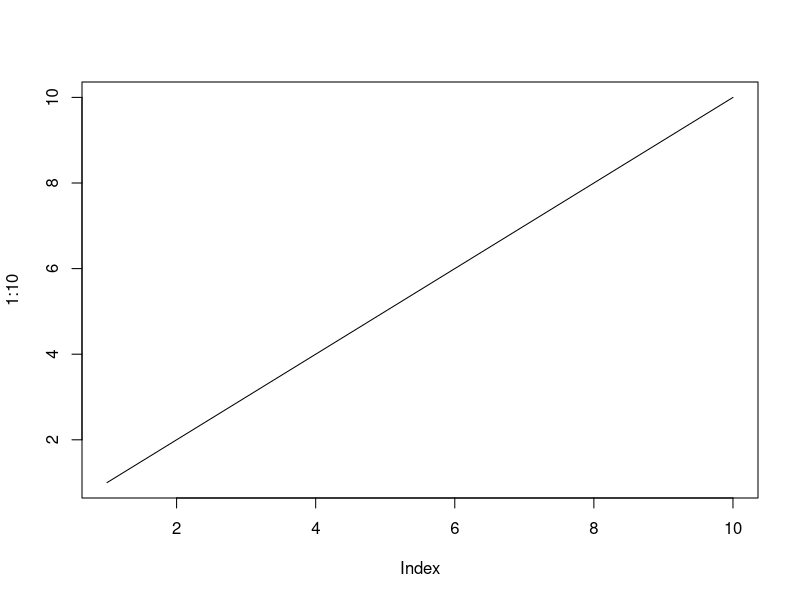
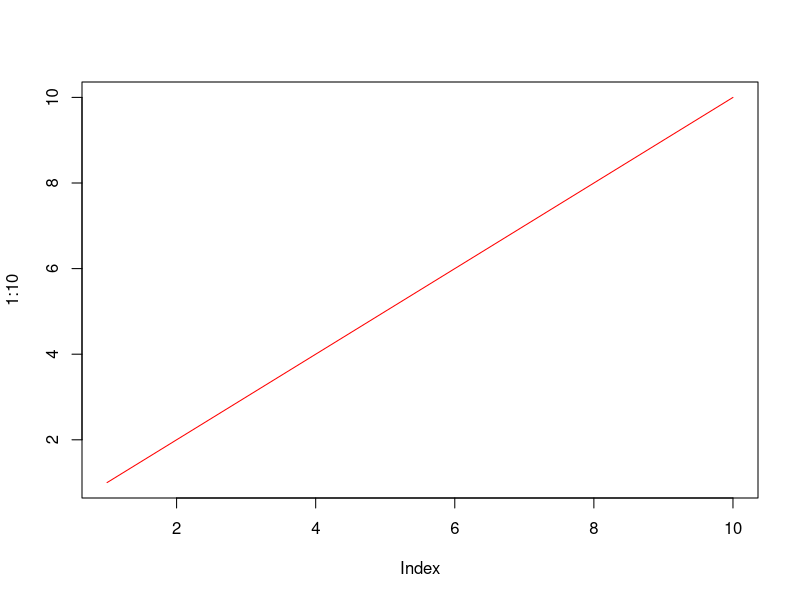
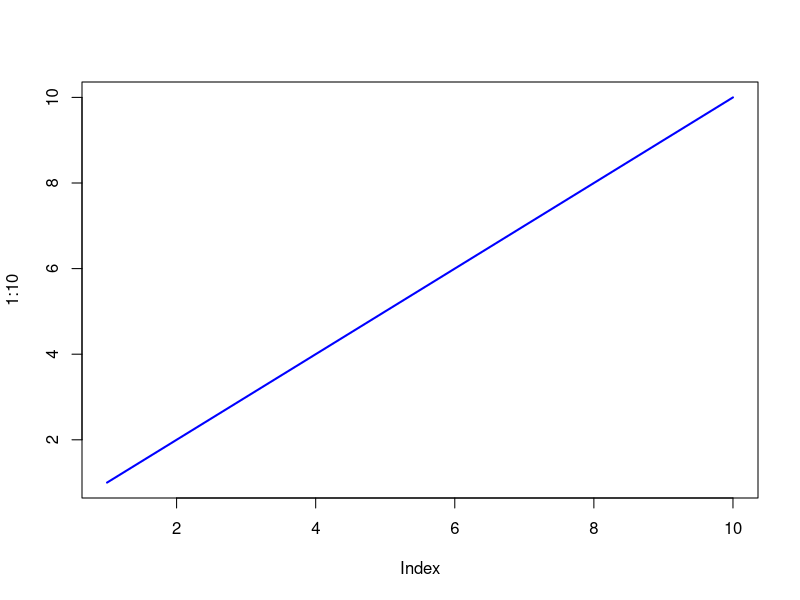
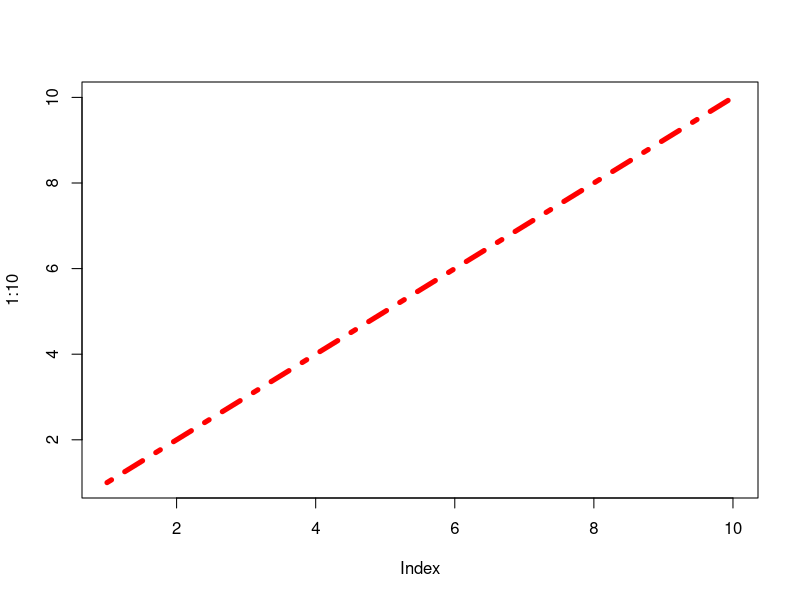
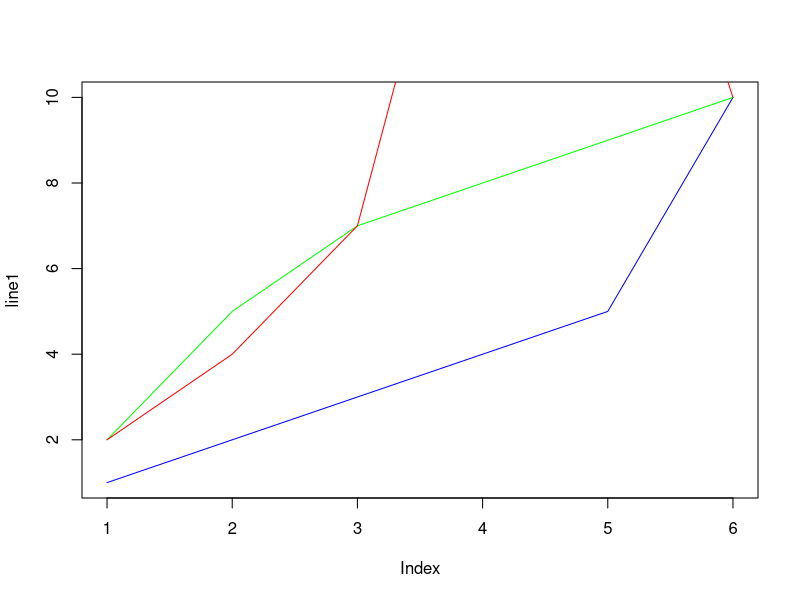

These charts were generated, in order, by the following R code:
# R line

# a line graph has a line that connects all the points in a diagram.
# to create a line, use the plot() function and add the type parameter with a value of "l".

plot(1:10,type = "l")

# lets talk about line color

# the line color is black by default. to change the color, use the col parameter. 

plot(1:10,type = "l",col="red")

# to change the width of the line, use the lwd parameter(1 is default, while 0.5 means 50% smaller, and 2 means 100% larger).

plot(1:10,type = "l",col="blue",lwd=2)

# line styles :
# the line is solid by default. use the lty parameter with a value from 0 to 6 to specify the line format.
# for example : lty = 3 will display a dotted line instead of a solid line.

plot(1:10,type = "l",lwd = 5, lty = 4,col="red")

# available parameter values for lty : 
# 0 : removes the line
# 1 : display a solid line
# 2 : display a dashed line
# 3 : display a dotted line
# 4 : display a "dot dashed" line
# 5 : display a "long dashed" line
# 6 : display a "two dashed" line

# multiple lines : 
# to display more than one line in a graph, use the plot() function together with the lines() function.


line1<-c(1,2,3,4,5,10)
line2<-c(2,5,7,8,9,10)
line3<-c(2,4,7,18,19,10)
plot(line1,type = "l",col = "blue")
lines(line2,type = "l",col = "green")
lines(line3,type = "l",col = "red")






